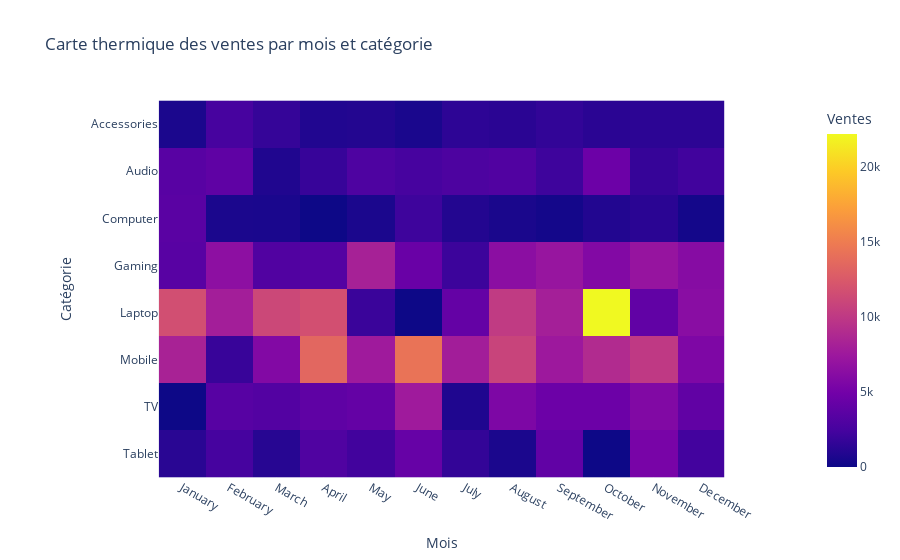
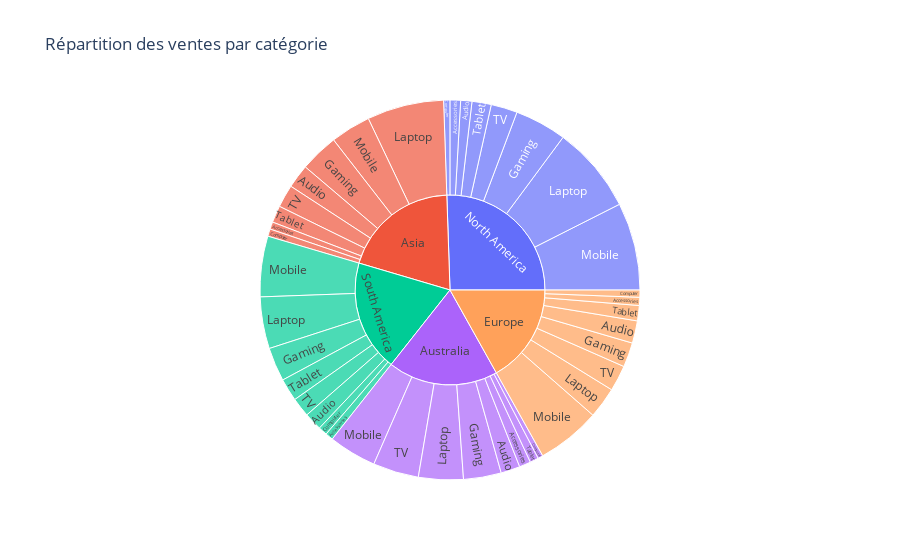
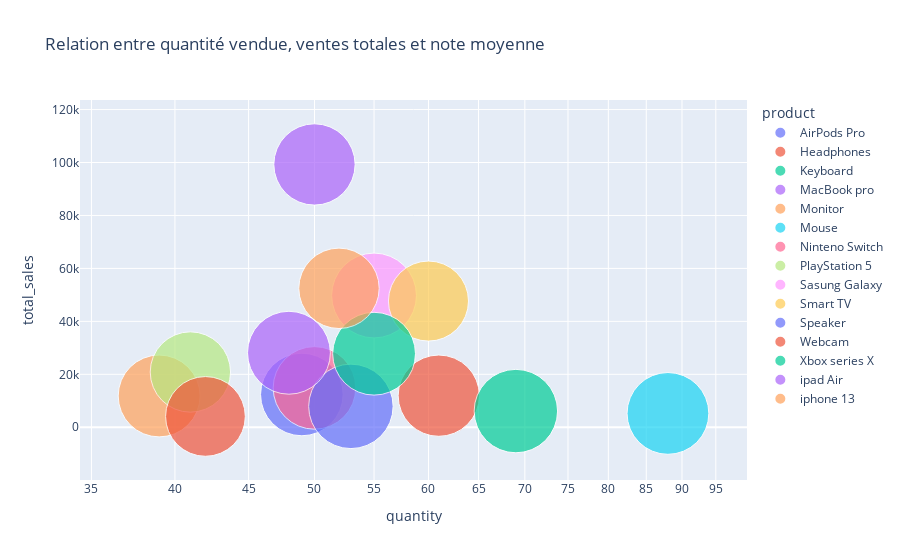

The notebook cell saved with these charts, in order:
### Code cell
try:
    import plotly.express as px
    import plotly.graph_objects as go
    from plotly.subplots import make_subplots

    heatmap_data = df.groupby(['month', 'category'])['total_sales'].sum().unstack().fillna(0)
    heatmap_data = heatmap_data.reindex(month_order)
    fig = px.imshow(
        heatmap_data.T, 
        labels=dict(x='Mois', y='Catégorie', color='Ventes'),
        x=heatmap_data.index,
        y=heatmap_data.columns,
        title="Carte thermique des ventes par mois et catégorie"
    )
    
    fig.show()

    region_category_sales = df.groupby(['region', 'category'])['total_sales'].sum().reset_index()
    fig = px.sunburst(region_category_sales, path=['region', 'category'], values='total_sales',title="Répartition des ventes par catégorie")
    fig.show()

    product_stats = df.groupby('product').agg({
        'total_sales': 'sum',
        'quantity': 'sum',
        'rating': 'mean'
    }).reset_index()

    fig = px.scatter(product_stats, x="quantity", y="total_sales", size="rating", color="product", hover_name="product", log_x=True, size_max=60, title="Relation entre quantité vendue, ventes totales et note moyenne")
    fig.show()

except ImportError:
    print(error)
    #print('Plotly n'est pas installé, put des visualisations interactives, installez-le avec : pip install plotly')

print("\nAnalyses des corrélations : ")
print('=' * 50)

numeric_cols = ['quantity', 'unit_price', 'total_sales', 'rating']
correlation_matrix = df[numeric_cols].corr()
print('Mtrice de corrélation : ')
print(correlation_matrix)

plt.figure(figsize=(8, 6))
sns.heatmap(correlation_matrix, annot=True, cmap='coolwarm', center=0)
plt.title('Matrice de corrélation')
plt.tight_layout()
plt.show()

vip_customers = df[df['customer_type'] == 'VIP']
print(f"\nAnalyse des clients VIP ({len(vip_customers)} commandes) : ")
print(f"Ventes total VIP : ${vip_customers['total_sales'].sum():,.2f}")
print(f"Valeur moyenne des commandes VIP : ${vip_customers['total_sales'].mean():,.2f}")
print(f"Note moyenne des VIP : {vip_customers['rating'].mean():.2f}/5")

payment_region = pd.crosstab(df['region'], df['payment_method'], normalize='index') * 100
print("\nPorcentage d'utilisation des méthodes de paiement par région : ")
print(payment_region.round(1))

### Figure 1 — Plotly figure (JSON) as saved in the notebook; plotly's stock layout.template omitted (floating-point values rounded to 4 significant figures)
{"data": [{"coloraxis": "coloraxis", "hovertemplate": "Mois: %{x}<br>Catégorie: %{y}<br>Ventes: %{z}<extra></extra>", "name": "0", "type": "heatmap", "x": ["January", "February", "March", "April", "May", "June", "July", "August", "September", "October", "November", "December"], "xaxis": "x", "y": ["Accessories", "Audio", "Computer", "Gaming", "Laptop", "Mobile", "TV", "Tablet"], "yaxis": "y", "z": [[596.7, 2495.0, 1726.0, 885.6, 959.4, 570.7, 1392.0, 1252.0, 1596.0, 1274.0, 1326.0, 1359.0], [3498.0, 3872.0, 821.8, 1804.0, 2928.0, 2543.0, 2853.0, 3107.0, 2128.0, 4612.0, 1793.0, 2240.0], [3592.0, 618.8, 581.8, 0.0, 593.5, 2120.0, 930.5, 559.4, 310.6, 921.8, 1268.0, 323.9], [3458.0, 6530.0, 3101.0, 3265.0, 8177.0, 4401.0, 2013.0, 6387.0, 7129.0, 5865.0, 7071.0, 6121.0], [11700.0, 7956.0, 11170.0, 11740.0, 1946.0, 0.0, 4139.0, 10150.0, 8012.0, 22190.0, 3984.0, 6270.0], [8278.0, 1841.0, 5873.0, 13460.0, 7612.0, 14360.0, 7882.0, 10840.0, 7503.0, 8935.0, 10030.0, 5638.0], [0.0, 3441.0, 3211.0, 3885.0, 4171.0, 7645.0, 793.2, 5569.0, 4600.0, 4589.0, 5798.0, 3968.0], [1195.0, 2465.0, 1107.0, 3000.0, 2290.0, 4271.0, 1639.0, 585.9, 3990.0, 0.0, 5273.0, 2326.0]]}], "layout": {"coloraxis": {"colorbar": {"title": {"text": "Ventes"}}, "colorscale": [[0, "#0d0887"], [0.1111, "#46039f"], [0.2222, "#7201a8"], [0.3333, "#9c179e"], [0.4444, "#bd3786"], [0.5556, "#d8576b"], [0.6667, "#ed7953"], [0.7778, "#fb9f3a"], [0.8889, "#fdca26"], [1, "#f0f921"]]}, "title": {"text": "Carte thermique des ventes par mois et catégorie"}, "xaxis": {"anchor": "y", "constrain": "domain", "domain": [0, 1], "scaleanchor": "y", "title": {"text": "Mois"}}, "yaxis": {"anchor": "x", "autorange": "reversed", "constrain": "domain", "domain": [0, 1], "title": {"text": "Catégorie"}}}}

### Figure 2 — Plotly figure (JSON) as saved in the notebook; plotly's stock layout.template omitted (floating-point values rounded to 4 significant figures)
{"data": [{"branchvalues": "total", "domain": {"x": [0, 1], "y": [0, 1]}, "hovertemplate": "labels=%{label}<br>total_sales=%{value}<br>parent=%{parent}<br>id=%{id}<extra></extra>", "ids": ["Asia/Accessories", "Asia/Audio", "Asia/Computer", "Asia/Gaming", "Asia/Laptop", "Asia/Mobile", "Asia/TV", "Asia/Tablet", "Australia/Accessories", "Australia/Audio", "Australia/Computer", "Australia/Gaming", "Australia/Laptop", "Australia/Mobile", "Australia/TV", "Australia/Tablet", "Europe/Accessories", "Europe/Audio", "Europe/Computer", "Europe/Gaming", "Europe/Laptop", "Europe/Mobile", "Europe/TV", "Europe/Tablet", "North America/Accessories", "North America/Audio", "North America/Computer", "North America/Gaming", "North America/Laptop", "North America/Mobile", "North America/TV", "North America/Tablet", "South America/Accessories", "South America/Audio", "South America/Computer", "South America/Gaming", "South America/Laptop", "South America/Mobile", "South America/TV", "South America/Tablet", "Asia", "Australia", "Europe", "North America", "South America"], "labels": ["Accessories", "Audio", "Computer", "Gaming", "Laptop", "Mobile", "TV", "Tablet", "Accessories", "Audio", "Computer", "Gaming", "Laptop", "Mobile", "TV", "Tablet", "Accessories", "Audio", "Computer", "Gaming", "Laptop", "Mobile", "TV", "Tablet", "Accessories", "Audio", "Computer", "Gaming", "Laptop", "Mobile", "TV", "Tablet", "Accessories", "Audio", "Computer", "Gaming", "Laptop", "Mobile", "TV", "Tablet", "Asia", "Australia", "Europe", "North America", "South America"], "name": "", "parents": ["Asia", "Asia", "Asia", "Asia", "Asia", "Asia", "Asia", "Asia", "Australia", "Australia", "Australia", "Australia", "Australia", "Australia", "Australia", "Australia", "Europe", "Europe", "Europe", "Europe", "Europe", "Europe", "Europe", "Europe", "North America", "North America", "North America", "North America", "North America", "North America", "North America", "North America", "South America", "South America", "South America", "South America", "South America", "South America", "South America", "South America", "", "", "", "", ""], "type": "sunburst", "values": [2492.0, 8109.0, 2488.0, 13140.0, 26180.0, 13700.0, 7742.0, 5760.0, 3911.0, 6534.0, 1752.0, 12850.0, 15240.0, 16320.0, 15580.0, 2918.0, 2768.0, 7619.0, 2448.0, 8363.0, 10590.0, 21750.0, 8820.0, 5204.0, 3607.0, 3827.0, 2120.0, 17660.0, 29630.0, 29840.0, 8985.0, 6554.0, 2651.0, 6111.0, 3013.0, 11510.0, 17620.0, 20640.0, 6547.0, 7706.0, 79620.0, 75100.0, 67570.0, 102200.0, 75790.0]}], "layout": {"legend": {"tracegroupgap": 0}, "title": {"text": "Répartition des ventes par catégorie"}}}

### Figure 3 — Plotly figure (JSON) as saved in the notebook; plotly's stock layout.template omitted (floating-point values rounded to 4 significant figures)
{"data": [{"hovertemplate": "<b>%{hovertext}</b><br><br>product=AirPods Pro<br>quantity=%{x}<br>total_sales=%{y}<br>rating=%{marker.size}<extra></extra>", "hovertext": ["AirPods Pro"], "legendgroup": "AirPods Pro", "marker": {"color": "#636efa", "size": [4.031], "sizemode": "area", "sizeref": 0.001183, "symbol": "circle"}, "mode": "markers", "name": "AirPods Pro", "orientation": "v", "showlegend": true, "type": "scatter", "x": [49], "xaxis": "x", "y": [12380.0], "yaxis": "y"}, {"hovertemplate": "<b>%{hovertext}</b><br><br>product=Headphones<br>quantity=%{x}<br>total_sales=%{y}<br>rating=%{marker.size}<extra></extra>", "hovertext": ["Headphones"], "legendgroup": "Headphones", "marker": {"color": "#EF553B", "size": [3.907], "sizemode": "area", "sizeref": 0.001183, "symbol": "circle"}, "mode": "markers", "name": "Headphones", "orientation": "v", "showlegend": true, "type": "scatter", "x": [61], "xaxis": "x", "y": [11930.0], "yaxis": "y"}, {"hovertemplate": "<b>%{hovertext}</b><br><br>product=Keyboard<br>quantity=%{x}<br>total_sales=%{y}<br>rating=%{marker.size}<extra></extra>", "hovertext": ["Keyboard"], "legendgroup": "Keyboard", "marker": {"color": "#00cc96", "size": [4.114], "sizemode": "area", "sizeref": 0.001183, "symbol": "circle"}, "mode": "markers", "name": "Keyboard", "orientation": "v", "showlegend": true, "type": "scatter", "x": [69], "xaxis": "x", "y": [6108.0], "yaxis": "y"}, {"hovertemplate": "<b>%{hovertext}</b><br><br>product=MacBook pro<br>quantity=%{x}<br>total_sales=%{y}<br>rating=%{marker.size}<extra></extra>", "hovertext": ["MacBook pro"], "legendgroup": "MacBook pro", "marker": {"color": "#ab63fa", "size": [3.909], "sizemode": "area", "sizeref": 0.001183, "symbol": "circle"}, "mode": "markers", "name": "MacBook pro", "orientation": "v", "showlegend": true, "type": "scatter", "x": [50], "xaxis": "x", "y": [99270.0], "yaxis": "y"}, {"hovertemplate": "<b>%{hovertext}</b><br><br>product=Monitor<br>quantity=%{x}<br>total_sales=%{y}<br>rating=%{marker.size}<extra></extra>", "hovertext": ["Monitor"], "legendgroup": "Monitor", "marker": {"color": "#FFA15A", "size": [3.963], "sizemode": "area", "sizeref": 0.001183, "symbol": "circle"}, "mode": "markers", "name": "Monitor", "orientation": "v", "showlegend": true, "type": "scatter", "x": [39], "xaxis": "x", "y": [11820.0], "yaxis": "y"}, {"hovertemplate": "<b>%{hovertext}</b><br><br>product=Mouse<br>quantity=%{x}<br>total_sales=%{y}<br>rating=%{marker.size}<extra></extra>", "hovertext": ["Mouse"], "legendgroup": "Mouse", "marker": {"color": "#19d3f3", "size": [3.953], "sizemode": "area", "sizeref": 0.001183, "symbol": "circle"}, "mode": "markers", "name": "Mouse", "orientation": "v", "showlegend": true, "type": "scatter", "x": [88], "xaxis": "x", "y": [5230.0], "yaxis": "y"}, {"hovertemplate": "<b>%{hovertext}</b><br><br>product=Ninteno Switch<br>quantity=%{x}<br>total_sales=%{y}<br>rating=%{marker.size}<extra></extra>", "hovertext": ["Ninteno Switch"], "legendgroup": "Ninteno Switch", "marker": {"color": "#FF6692", "size": [4.034], "sizemode": "area", "sizeref": 0.001183, "symbol": "circle"}, "mode": "markers", "name": "Ninteno Switch", "orientation": "v", "showlegend": true, "type": "scatter", "x": [50], "xaxis": "x", "y": [14870.0], "yaxis": "y"}, {"hovertemplate": "<b>%{hovertext}</b><br><br>product=PlayStation 5<br>quantity=%{x}<br>total_sales=%{y}<br>rating=%{marker.size}<extra></extra>", "hovertext": ["PlayStation 5"], "legendgroup": "PlayStation 5", "marker": {"color": "#B6E880", "size": [3.815], "sizemode": "area", "sizeref": 0.001183, "symbol": "circle"}, "mode": "markers", "name": "PlayStation 5", "orientation": "v", "showlegend": true, "type": "scatter", "x": [41], "xaxis": "x", "y": [20870.0], "yaxis": "y"}, {"hovertemplate": "<b>%{hovertext}</b><br><br>product=Sasung Galaxy<br>quantity=%{x}<br>total_sales=%{y}<br>rating=%{marker.size}<extra></extra>", "hovertext": ["Sasung Galaxy"], "legendgroup": "Sasung Galaxy", "marker": {"color": "#FF97FF", "size": [4.257], "sizemode": "area", "sizeref": 0.001183, "symbol": "circle"}, "mode": "markers", "name": "Sasung Galaxy", "orientation": "v", "showlegend": true, "type": "scatter", "x": [55], "xaxis": "x", "y": [49770.0], "yaxis": "y"}, {"hovertemplate": "<b>%{hovertext}</b><br><br>product=Smart TV<br>quantity=%{x}<br>total_sales=%{y}<br>rating=%{marker.size}<extra></extra>", "hovertext": ["Smart TV"], "legendgroup": "Smart TV", "marker": {"color": "#FECB52", "size": [3.789], "sizemode": "area", "sizeref": 0.001183, "symbol": "circle"}, "mode": "markers", "name": "Smart TV", "orientation": "v", "showlegend": true, "type": "scatter", "x": [60], "xaxis": "x", "y": [47670.0], "yaxis": "y"}, {"hovertemplate": "<b>%{hovertext}</b><br><br>product=Speaker<br>quantity=%{x}<br>total_sales=%{y}<br>rating=%{marker.size}<extra></extra>", "hovertext": ["Speaker"], "legendgroup": "Speaker", "marker": {"color": "#636efa", "size": [4.219], "sizemode": "area", "sizeref": 0.001183, "symbol": "circle"}, "mode": "markers", "name": "Speaker", "orientation": "v", "showlegend": true, "type": "scatter", "x": [53], "xaxis": "x", "y": [7891.0], "yaxis": "y"}, {"hovertemplate": "<b>%{hovertext}</b><br><br>product=Webcam<br>quantity=%{x}<br>total_sales=%{y}<br>rating=%{marker.size}<extra></extra>", "hovertext": ["Webcam"], "legendgroup": "Webcam", "marker": {"color": "#EF553B", "size": [3.76], "sizemode": "area", "sizeref": 0.001183, "symbol": "circle"}, "mode": "markers", "name": "Webcam", "orientation": "v", "showlegend": true, "type": "scatter", "x": [42], "xaxis": "x", "y": [4092.0], "yaxis": "y"}, {"hovertemplate": "<b>%{hovertext}</b><br><br>product=Xbox series X<br>quantity=%{x}<br>total_sales=%{y}<br>rating=%{marker.size}<extra></extra>", "hovertext": ["Xbox series X"], "legendgroup": "Xbox series X", "marker": {"color": "#00cc96", "size": [4.056], "sizemode": "area", "sizeref": 0.001183, "symbol": "circle"}, "mode": "markers", "name": "Xbox series X", "orientation": "v", "showlegend": true, "type": "scatter", "x": [55], "xaxis": "x", "y": [27780.0], "yaxis": "y"}, {"hovertemplate": "<b>%{hovertext}</b><br><br>product=ipad Air<br>quantity=%{x}<br>total_sales=%{y}<br>rating=%{marker.size}<extra></extra>", "hovertext": ["ipad Air"], "legendgroup": "ipad Air", "marker": {"color": "#ab63fa", "size": [4.065], "sizemode": "area", "sizeref": 0.001183, "symbol": "circle"}, "mode": "markers", "name": "ipad Air", "orientation": "v", "showlegend": true, "type": "scatter", "x": [48], "xaxis": "x", "y": [28140.0], "yaxis": "y"}, {"hovertemplate": "<b>%{hovertext}</b><br><br>product=iphone 13<br>quantity=%{x}<br>total_sales=%{y}<br>rating=%{marker.size}<extra></extra>", "hovertext": ["iphone 13"], "legendgroup": "iphone 13", "marker": {"color": "#FFA15A", "size": [3.824], "sizemode": "area", "sizeref": 0.001183, "symbol": "circle"}, "mode": "markers", "name": "iphone 13", "orientation": "v", "showlegend": true, "type": "scatter", "x": [52], "xaxis": "x", "y": [52480.0], "yaxis": "y"}], "layout": {"legend": {"itemsizing": "constant", "title": {"text": "product"}, "tracegroupgap": 0}, "title": {"text": "Relation entre quantité vendue, ventes totales et note moyenne"}, "xaxis": {"anchor": "y", "domain": [0, 1], "title": {"text": "quantity"}, "type": "log"}, "yaxis": {"anchor": "x", "domain": [0, 1], "title": {"text": "total_sales"}}}}
